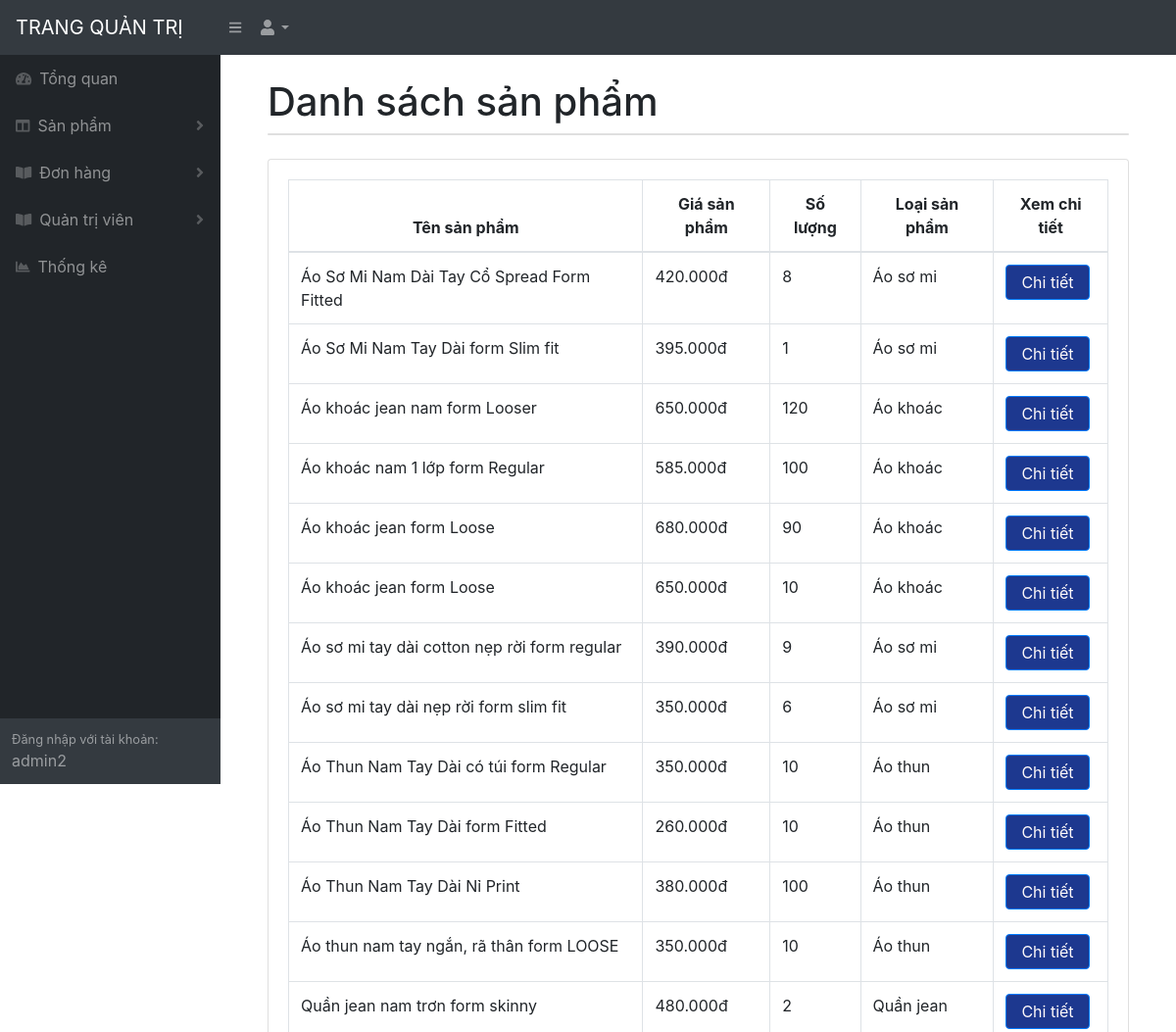
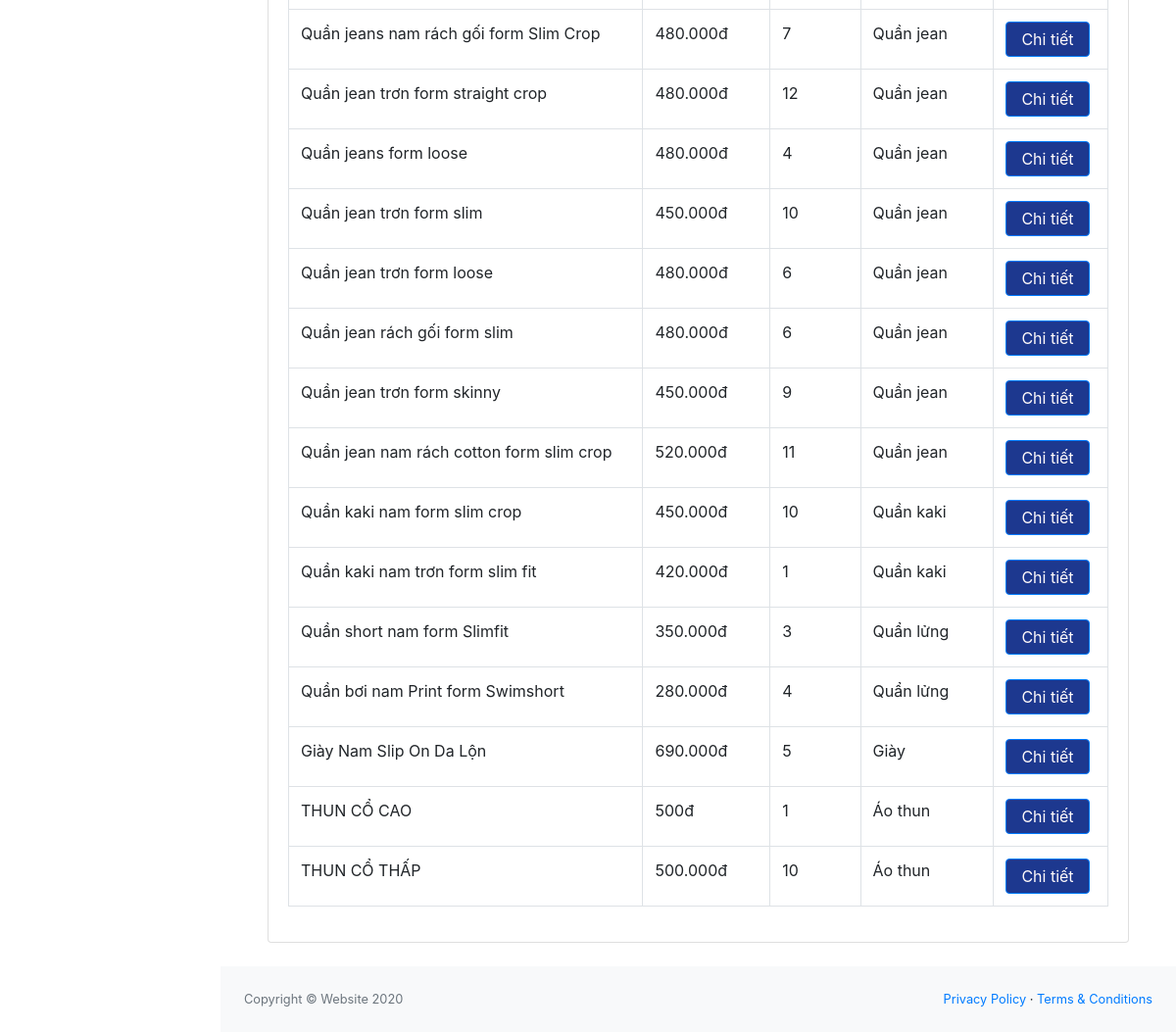
The page /quan_tri/index.php?menu=ql_sanpham (signed in) on the database its author committed (2 pictures, top to bottom).
### tables this page shows
CREATE TABLE `san_pham` (
  `masp` int(11) NOT NULL,
  `tensp` varchar(255) NOT NULL,
  `giasp` int(11) NOT NULL,
  `soluong` int(11) NOT NULL,
  `img` varchar(1000) DEFAULT NULL,
  `img1` varchar(1000) DEFAULT NULL,
  `img2` varchar(1000) DEFAULT NULL,
  `img3` varchar(1000) DEFAULT NULL,
  `loaisp` varchar(255) NOT NULL,
  `noi_bat` varchar(255) DEFAULT NULL,
  `mua_nhieu` int(11) DEFAULT NULL
);

### quan_tri/chuc_nang/san_pham/ql_sanpham.php (the view)
<div class="container-fluid">
    <h1 class="mt-4">Danh sách sản phẩm</h1>
    <div class="card mb-4">
    </div>
    <div class="card mb-4">
        <div class="card-body">
            <div class="table-responsive">
                <table class="table table-bordered" id="dataTable" width="100%" cellspacing="0">
                    <thead>
                        <tr class="text-center">
                            <th>Tên sản phẩm</th>
                            <th>Giá sản phẩm</th>
                            <th>Số lượng</th>
                            <th>Loại sản phẩm</th>
                            <th>Xem chi tiết</th>
                        </tr>
                    </thead>
                    <tbody>
                        <?php
                            include('../connect.php');
                            $sl= "select * from san_pham";
                            $exec= mysqli_query($connect, $sl);
                            while($row= mysqli_fetch_array($exec)){
                        ?>
                                <tr>
                                    <td><?php echo $row['tensp']; ?></td>
                                    <td><?php echo number_format($row['giasp'],0,",",".")."đ"; ?></td>
                                    <td><?php echo $row['soluong']; ?></td>
                                    <td>
                                        <?php
                                            $loaisp= $row['loaisp'];
                                            switch ($loaisp) {
                                                case 'somi':
                                                    echo "Áo sơ mi";
                                                    break;
                                                case 'khoac':
                                                    echo "Áo khoác";
                                                    break;
                                                case 'thun':
                                                    echo "Áo thun";
                                                    break;
                                                case 'jean':
                                                    echo "Quần jean";
                                                    break;
                                                case 'kaki':
                                                    echo "Quần kaki";
                                                    break;
                                                case 'lung':
                                                    echo "Quẩn lửng";
                                                    break;
                                                case 'giay':
                                                    echo "Giày";
                                                    break;
                                            }
                                        ?>
                                    </td>
                                    <td>
                                        <a class="btn btn-primary" style="text-decoration: none; padding: 5px 15px; background-color: #1D388F; color: #fffafa;"  href="?menu=chi_tiet&masp=<?php echo $row['masp']; ?>">Chi tiết</a>
                                    </td>
                                </tr>
                        <?php
                            }
                        ?>
                    </tbody>
                </table>
            </div>
        </div>
    </div>
</div>

### rows shown on the page
san_pham: tensp "Áo Sơ Mi Nam Dài Tay Cổ Spread Form Fitted", giasp "420.000", soluong "8", loaisp "Áo sơ mi"
san_pham: tensp "Áo Sơ Mi Nam Tay Dài form Slim fit", giasp "395.000", soluong "1", loaisp "Áo sơ mi"
san_pham: tensp "Áo khoác jean nam form Looser", giasp "650.000", soluong "120", loaisp "Áo khoác"
san_pham: tensp "Áo khoác nam 1 lớp form Regular", giasp "585.000", soluong "100", loaisp "Áo khoác"
san_pham: tensp "Áo khoác jean form Loose", giasp "680.000", soluong "90", loaisp "Áo khoác"
san_pham: tensp "Áo khoác jean form Loose", giasp "650.000", soluong "10", loaisp "Áo khoác"
san_pham: tensp "Áo sơ mi tay dài cotton nẹp rời form regular", giasp "390.000", soluong "9", loaisp "Áo sơ mi"
san_pham: tensp "Áo sơ mi tay dài nẹp rời form slim fit", giasp "350.000", soluong "6", loaisp "Áo sơ mi"
san_pham: tensp "Áo Thun Nam Tay Dài có túi form Regular", giasp "350.000", soluong "10", loaisp "Áo thun"
san_pham: tensp "Áo Thun Nam Tay Dài form Fitted", giasp "260.000", soluong "10", loaisp "Áo thun"
san_pham: tensp "Áo Thun Nam Tay Dài Nỉ Print", giasp "380.000", soluong "100", loaisp "Áo thun"
san_pham: tensp "Áo thun nam tay ngắn, rã thân form LOOSE", giasp "350.000", soluong "10", loaisp "Áo thun"
san_pham: tensp "Quần jean nam trơn form skinny", giasp "480.000", soluong "2", loaisp "Quần jean"
san_pham: tensp "Quần jeans nam rách gối form Slim Crop", giasp "480.000", soluong "7", loaisp "Quần jean"
san_pham: tensp "Quần jean trơn form straight crop", giasp "480.000", soluong "12", loaisp "Quần jean"
san_pham: tensp "Quần jeans form loose", giasp "480.000", soluong "4", loaisp "Quần jean"
san_pham: tensp "Quần jean trơn form slim", giasp "450.000", soluong "10", loaisp "Quần jean"
san_pham: tensp "Quần jean trơn form loose", giasp "480.000", soluong "6", loaisp "Quần jean"
san_pham: tensp "Quần jean rách gối form slim", giasp "480.000", soluong "6", loaisp "Quần jean"
san_pham: tensp "Quần jean trơn form skinny", giasp "450.000", soluong "9", loaisp "Quần jean"
san_pham: tensp "Quần jean nam rách cotton form slim crop", giasp "520.000", soluong "11", loaisp "Quần jean"
san_pham: tensp "Quần kaki nam form slim crop", giasp "450.000", soluong "10", loaisp "Quần kaki"
san_pham: tensp "Quần kaki nam trơn form slim fit", giasp "420.000", soluong "1", loaisp "Quần kaki"
san_pham: tensp "Quần short nam form Slimfit", giasp "350.000", soluong "3", loaisp "Quẩn lửng"
san_pham: tensp "Quần bơi nam Print form Swimshort", giasp "280.000", soluong "4", loaisp "Quẩn lửng"
san_pham: tensp "Giày Nam Slip On Da Lộn", giasp "690.000", soluong "5", loaisp "Giày"
san_pham: tensp "THUN CỔ CAO", giasp "500", soluong "1", loaisp "Áo thun"
san_pham: tensp "THUN CỔ THẤP", giasp "500.000", soluong "10", loaisp "Áo thun"

### other values the page prints
$_SESSION['user'] "admin2"
